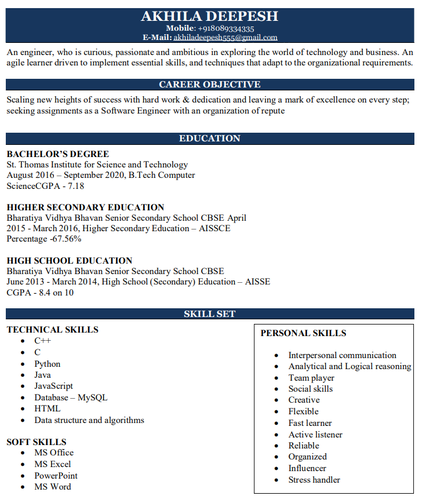
#> input picture GetTextFromBoundingBox/akhila.PNG, 426 x 503 px, shrunk from 735 x 868 before the run
$ python extractemail_findname.py
#> lines starting #> are read from the running program, lines starting #| are printed output that depends on the picture; after the words box and inside, x2 and y2 are one past the last pixel; in counts of white or black regions, pixels touching at a corner belong together
### GetTextFromBoundingBox/find_contours.py
import cv2
import numpy as np
import pytesseract

pytesseract.pytesseract.tesseract_cmd = r"C:\Users\nelson.c\AppData\Local\Programs\Tesseract-OCR\tesseract.exe"

def get_contours(image) -> list :
    """
    @para : image file imported using opencv imread() method

    @returns : a list
    """
    # Load image, grayscale, Gaussian blur, Otsu's threshold
    gray = cv2.cvtColor(image, cv2.COLOR_BGR2GRAY)
    blur = cv2.GaussianBlur(gray, (7,7), 0)
    thresh = cv2.threshold(blur, 0, 255, cv2.THRESH_BINARY_INV + cv2.THRESH_OTSU)[1]

    # Create rectangular structuring element and dilate
    kernel = cv2.getStructuringElement(cv2.MORPH_RECT, (5,5))
    dilate = cv2.dilate(thresh, kernel, iterations=4)

    # Find contours and draw rectangle
    cnts = cv2.findContours(dilate, cv2.RETR_EXTERNAL, cv2.CHAIN_APPROX_SIMPLE)
    cnts = cnts[0] if len(cnts) == 2 else cnts[1]

    return cnts

# [5 lines that do not run on import are left out]

### GetTextFromBoundingBox/detect_text_from_block.py
import cv2
import numpy as np
import pytesseract
import find_contours

pytesseract.pytesseract.tesseract_cmd = r"C:\Users\nelson.c\AppData\Local\Programs\Tesseract-OCR\tesseract.exe"


def get_blocks(image:np.array,cnts:list) -> list :
    """
    @para : image imported via opencv method imread()
    @para : list of contour values

    @result : list containing block text
    """
    block_list = []
    for c in cnts:
        x,y,w,h = cv2.boundingRect(c)
        block = image[y:y+h, x:x+w]

        text = pytesseract.image_to_string(block)
        block_list.append(text)
    return block_list

# [8 lines that do not run on import are left out]


### GetTextFromBoundingBox/extractemail_findname.py
import re
from numpy.core.shape_base import block
import pandas as pd
import find_personaldetails_block
import find_contours
import detect_text_from_block
import cv2

# [73 lines left out: functions extract_email, find_name_from_email, unique, find_neighbours, check_in_dataset, find_names_from_dict and 1 more, not called in this run]


def main() :
    image = cv2.imread("akhila.PNG")
#> image is the input picture: shape (503, 426, 3); mean B, G, R 223.4, 218.7, 214.9
    cnts = find_contours.get_contours(image)
#> in get_contours, `gray = cv2.cvtColor(image, cv2.COLOR_BGR2GRAY)`:
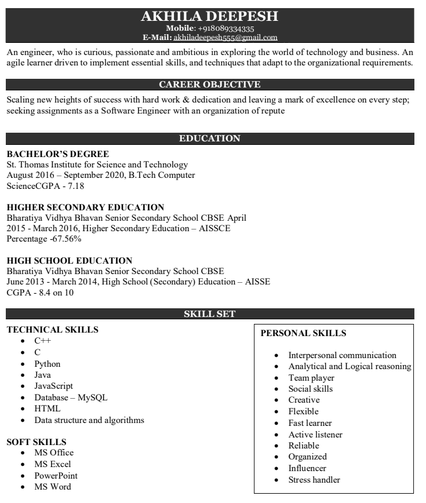
#> gray: shape (503, 426); min 0, max 255, mean 218.1
#> in get_contours, `blur = cv2.GaussianBlur(gray, (7,7), 0)`:
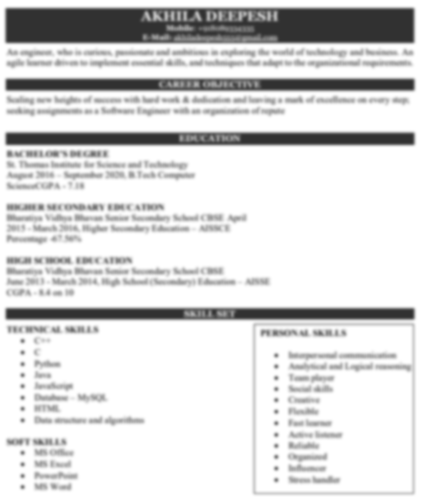
#> blur: shape (503, 426); min 48, max 255, mean 218.1
#> in get_contours, `thresh = cv2.threshold(blur, 0, 255, cv2.THRESH_BINARY_INV + cv2.THRES..`:
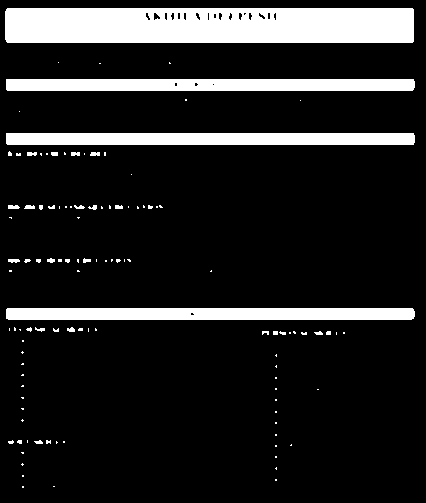
#> thresh: shape (503, 426); 14% white; 113 white regions (90 under 20 px), largest, box (x1, y1, x2, y2) and area: (5, 8, 414, 43) 14077, (6, 133, 415, 145) 4903, (6, 308, 415, 320) 4891
#> in get_contours, `dilate = cv2.dilate(thresh, kernel, iterations=4)`:
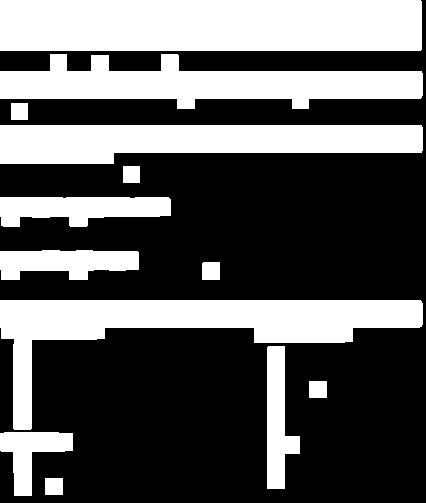
#> dilate: shape (503, 426); 36.2% white; 13 white regions
#> in get_contours, `cnts = cv2.findContours(dilate, cv2.RETR_EXTERNAL, cv2.CHAIN_APPROX_SI..`: cnts = 13 contours; largest, box (x1, y1, x2, y2) and area: (0, 0, 422, 51) 21049, (0, 300, 423, 430) 15682, (0, 125, 423, 164) 12634, (0, 54, 423, 109) 12557, (0, 197, 171, 227) 3604
    blocks = detect_text_from_block.get_blocks(image,cnts)
#> the loop in get_blocks, `for c in cnts:` made 1 pass
#> (c, x, y, w, h) on pass 1: ([[45, 478], [45, 494], [62, 494], [62, 478]], 45, 478, 18, 17)
#> after the loop in get_blocks, `for c in cnts:`: block_list = []
    pblock = find_personaldetails_block.check_block(blocks)

    for s in pblock :
        s.replace('\\n',' ')


    for s in pblock :
        emails = extract_email(s)

        if emails :
            candidates = find_name_from_email(s,emails)
            name = extract_name(s,candidates)
            print(name)


if __name__ == "__main__":
    main()
#> (the call stopped at in get_blocks, `text = pytesseract.image_to_string(block)`: pytesseract is not available in this run)

$ run again, with GetTextFromBoundingBox/sreedevi.PNG copied over GetTextFromBoundingBox/akhila.PNG
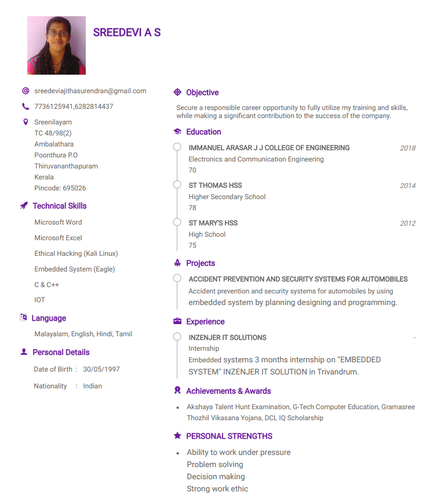
#> input picture GetTextFromBoundingBox/sreedevi.PNG, 437 x 496 px, shrunk from 754 x 857 before the run
#> in main, image is the input picture: shape (496, 437, 3); mean B, G, R 246.8, 245.6, 247
#> in get_contours, `thresh = cv2.threshold(blur, 0, 255, cv2.THRESH_BINARY_INV + cv2.THRES..`:
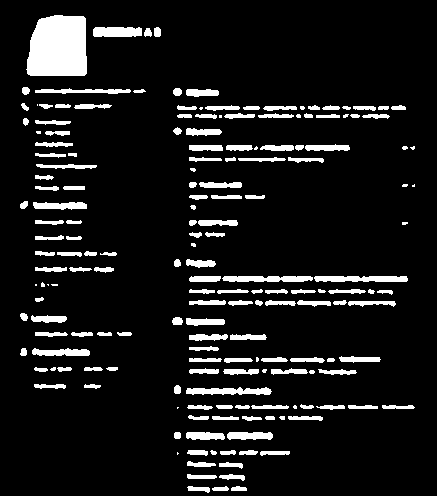
#> thresh: shape (496, 437); 9.7% white; 183 white regions (25 under 20 px), largest, box (x1, y1, x2, y2) and area: (26, 15, 87, 76) 3296, (314, 276, 408, 282) 514, (186, 387, 272, 395) 500
#> in get_contours, `dilate = cv2.dilate(thresh, kernel, iterations=4)`:
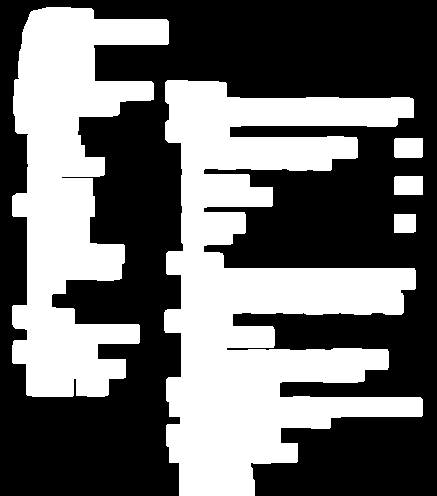
#> dilate: shape (496, 437); 41.8% white; 5 white regions
#> in get_contours, `cnts = cv2.findContours(dilate, cv2.RETR_EXTERNAL, cv2.CHAIN_APPROX_SI..`: cnts = 5 contours; box (x1, y1, x2, y2) and area: (164, 80, 423, 496) 54616, (12, 7, 169, 397) 32158, (394, 138, 423, 158) 530, (394, 176, 423, 195) 504, (394, 214, 416, 233) 376
#> the loop in get_blocks, `for c in cnts:` made 1 pass
#> (x, y, w, h) on pass 1: (394, 214, 22, 19)
#> after the loop in get_blocks, `for c in cnts:`: block_list = []
